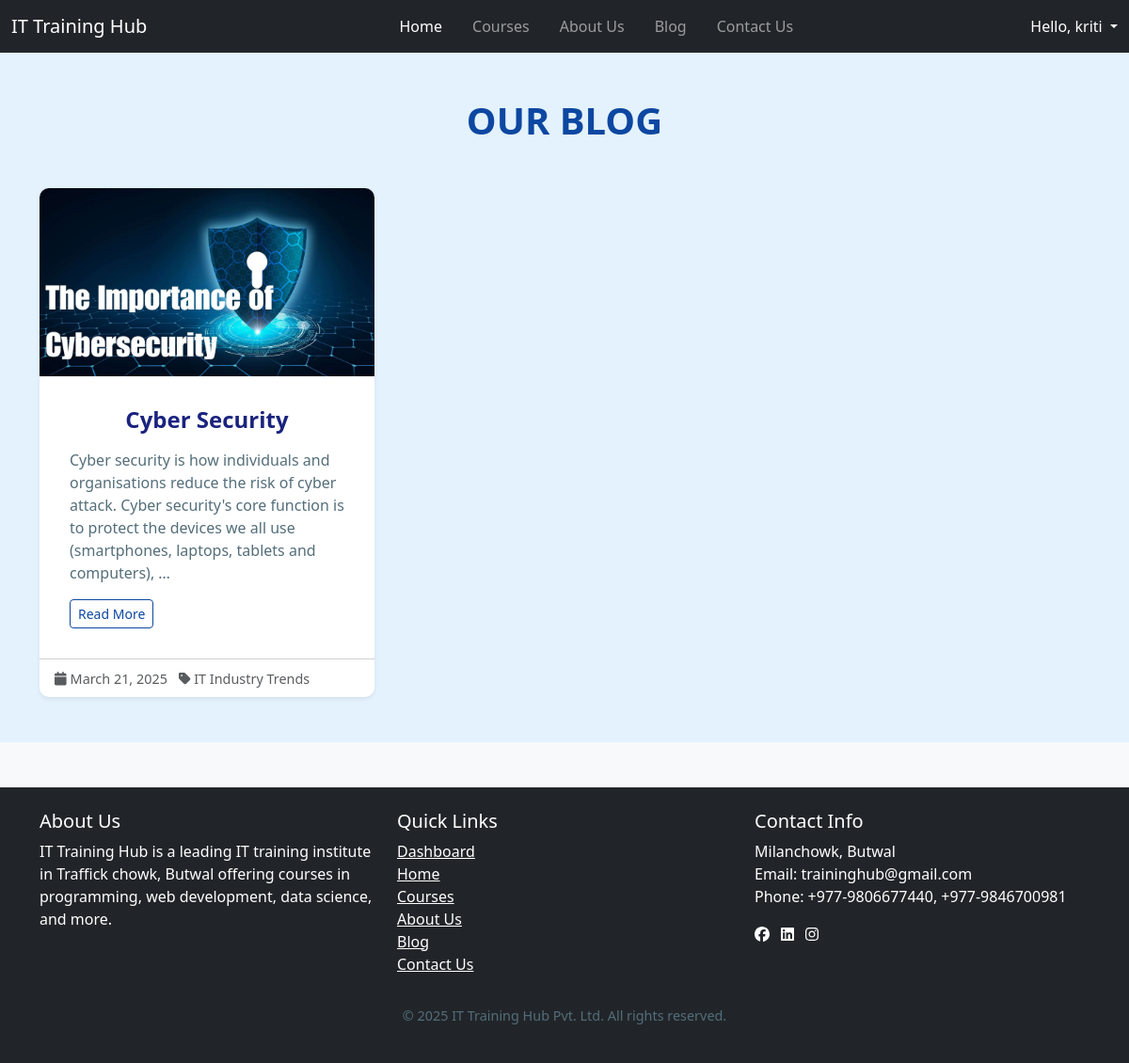
/blog/ (signed in), run on the app's committed database.
### myapp/models.py (models this page shows, shortened)
class CustomUser(AbstractUser):
    USER_TYPE = (
        ("student", "Student"),
        ("instructor", "Instructor"),
    )
    user_type = models.CharField(max_length=100, choices=USER_TYPE)
    user_profile_image = models.ImageField(upload_to="images/profile_images/")
    phone = models.CharField(max_length=15, blank=True, null=True)
    address = models.TextField(blank=True, null=True)
    bio = models.TextField(blank=True, null=True)

class Blog(models.Model):
    CATEGORY_CHOICES = [
        ('trends', 'IT Industry Trends'),
        ('learning-tips', 'Learning Tips for Programming'),
        ('career-guidance', 'Career Guidance in Tech Fields'),
    ]
    title = models.CharField(max_length=200)
    slug = models.SlugField(max_length=200, unique=True, blank=True)
    content = models.TextField()
    category = models.CharField(max_length=50, choices=CATEGORY_CHOICES)
    image = models.ImageField(upload_to='blogs/', blank=True, null=True)
    created_at = models.DateTimeField(auto_now_add=True)
    updated_at = models.DateTimeField(auto_now=True)

### myapp/views.py (the view)
# urls.py: path("blog/", blog_list,name='blog_list'),
def blog_list(request):
    blogs = Blog.objects.all()
    return render(request, 'main/blog_list.html', {'blogs': blogs, 'date':date})

### myapp/templates/main/blog_list.html (shortened to what this page needs)
{% extends 'base.html' %}
{% load static %}
{% block content %}
<section class="blog-section py-5" style="background-color: #e3f2fd;">
  <div class="container">
    <h2 class="text-center mb-5" style="color: #0d47a1; font-weight: bold; text-transform: uppercase;">Our Blog</h2>
    <div class="row row-cols-1 row-cols-md-2 row-cols-lg-3 g-4">
      {% for blog in blogs %}
      <div class="col">
        <div class="card h-100 shadow-sm">
          {% if blog.image %}
          <img src="{{ blog.image.url }}" class="card-img-top" alt="{{ blog.title }}">
          {% else %}
          <img src="{% static 'images/default-blog.jpg' %}" class="card-img-top" alt="Default Blog Image">
          {% endif %}
          <div class="card-body">
            <h5 class="card-title" style="color: #1a237e;">{{ blog.title }}</h5>
            <p class="card-text" style="color: #546e7a;">{{ blog.content|truncatewords:30 }}</p>
            <a href="{% url 'blog_detail' blog.slug %}" class="btn btn-outline-primary btn-sm">Read More</a>
          </div>
          <div class="card-footer bg-transparent">
            <small class="text-muted">
              <i class="fas fa-calendar me-1"></i>{{ blog.created_at|date:"F d, Y" }}
              <span class="ms-2"><i class="fas fa-tag me-1"></i>{{ blog.get_category_display }}</span>
            </small>
          </div>
        </div>
      </div>
      {% endfor %}
    </div>
  </div>
</section>
{% endblock content %}

### myapp/templates/base.html (shortened to what this page needs)
<!DOCTYPE html>
{% load static %}
<html lang="en">
<head>
    <link href="https://cdn.jsdelivr.net/npm/bootstrap@5.3.3/dist/css/bootstrap.min.css" rel="stylesheet"
>
    <link href="https://cdnjs.cloudflare.com/ajax/libs/font-awesome/6.0.0-beta3/css/all.min.css" rel="stylesheet">
    <link rel="stylesheet" href="//cdn.jsdelivr.net/npm/alertifyjs@1.14.0/build/css/alertify.min.css" />
    <link href="https://cdn.jsdelivr.net/npm/bootstrap-icons@1.11.3/font/bootstrap-icons.css" rel="stylesheet">
    <link rel="stylesheet" href="//cdn.jsdelivr.net/npm/alertifyjs@1.14.0/build/css/themes/default.min.css" />
    <link rel="stylesheet" href="{% static 'css/style.css' %}">
</head>
<body>
    <nav class="navbar navbar-expand-lg navbar-dark bg-dark">
        <div class="container-fluid">
            <a class="navbar-brand" href="#">IT Training Hub</a>
            <div class="collapse navbar-collapse" id="navbarNav">
                <ul class="navbar-nav mx-auto">
                    <li class="nav-item me-3">
                        <a class="nav-link active" aria-current="page" href="{% url 'home' %}">Home</a>
                    </li>
                    <li class="nav-item me-3">
                        <a class="nav-link" href="{% url 'course' %}">Courses</a>
                    </li>
                    <li class="nav-item me-3">
                        <a class="nav-link" href="{% url 'about' %}">About Us</a>
                    </li>
                    <li class="nav-item me-3">
                        <a class="nav-link" href="{% url 'blog_list' %}">Blog</a>
                    </li>
                    <li class="nav-item">
                        <a class="nav-link" href="{% url 'contact' %}">Contact Us</a>
                    </li>
                </ul>
                {% if user.is_authenticated %}
                <div class="dropdown">
                    <a class="nav-link dropdown-toggle text-white" href="#" role="button" id="profileDropdown"
                        data-bs-toggle="dropdown" aria-expanded="false">
                        Hello, {{ user.username }}
                    </a>
                </div>
                {% else %}
                <a class="nav-link text-white" href="{% url 'login' %}"><button type="submit" class="btn btn-outline-success btn-light">Login</button></a>
                {% endif %}
            </div>
        </div>
    </nav>
    {% block content %}
    {% endblock content %}
    <footer class="bg-dark text-white mt-5">
        <div class="container py-4">
            <div class="row">
                <div class="col-md-4">
                    <h5>About Us</h5>
                    <p>IT Training Hub is a leading IT training institute in Traffick chowk, Butwal offering courses in
                        programming, web development, data science, and more.</p>
                </div>
                <div class="col-md-4">
                    <h5>Quick Links</h5>
                    <ul class="list-unstyled">
                        <li>
                            {% if user.is_authenticated %}
                            <a href="{% url 'dashboard' %}" class="text-white">Dashboard</a>
                            {% else %}
                            <a href="{% url 'login' %}" class="text-white">Dashboard</a>
                            {% endif %}
                        </li>
                        <li><a href="{% url 'home' %}" class="text-white">Home</a></li>
                        <li><a href="{% url 'course' %}" class="text-white">Courses</a></li>
                        <li><a href="{% url 'about' %}" class="text-white">About Us</a></li>
                        <li><a href="{% url 'blog_list' %}" class="text-white">Blog</a></li>
                        <li><a href="{% url 'contact' %}" class="text-white">Contact Us</a></li>
                    </ul>
                </div>
                <div class="col-md-4">
                    <h5>Contact Info</h5>
                    <ul class="list-unstyled">
                        <li>Milanchowk, Butwal</li>
                        <li>Email: traininghub@gmail.com</li>
                        <li>Phone: +977-9806677440, +977-9846700981</li>
                    </ul>
                    <div class="mt-3">
                        <a href="#" class="text-white me-2"><i class="fab fa-facebook"></i></a>
                        <a href="#" class="text-white me-2"><i class="fab fa-linkedin"></i></a>
                        <a href="#" class="text-white me-2"><i class="fab fa-instagram"></i></a>
                    </div>
                </div>
            </div>
            <div class="text-center mt-3">
                <p>&copy; {{date}} IT Training Hub Pvt. Ltd. All rights reserved.</p>
            </div>
        </div>
    </footer>
</body>
</html>

### myapp/static/css/style.css (style rules this page uses)
.blog-section { padding: 60px 0; background-color: #e3f2fd; }
.blog-section h2 { font-size: 2.5rem; font-weight: bold; margin-bottom: 2rem; color: #0d47a1; text-transform: uppercase; }
.blog-section .card { border: none; border-radius: 10px; transition: transform 0.3s ease, box-shadow 0.3s ease; background-color: #ffffff; }
.blog-section .card-img-top { border-top-left-radius: 10px; border-top-right-radius: 10px; height: 200px; object-fit: cover; }
.blog-section .card-title { font-size: 1.5rem; font-weight: bold; margin-bottom: 1rem; color: #1a237e; }
.blog-section .card-text { font-size: 1rem; color: #546e7a; }
.blog-section .btn-outline-primary { border-color: #0d47a1; color: #0d47a1; }
.blog-section .text-muted { font-size: 0.9rem; color: #546e7a; }
.card { border: none; border-radius: 10px; box-shadow: 0 4px 12px rgba(0, 0, 0, 0.1); transition: transform 0.3s ease, box-shadow 0.3s ease; }
.card-body { padding: 30px; }
.card-title { font-size: 2rem; font-weight: bold; margin-bottom: 1.5rem; color: #0d47a1; text-align: center; }
.text-center p { margin-top: 1rem; font-size: 0.9rem; color: #546e7a; }
body { background-color: #f8f9fa; }
.card-body { padding: 2rem; }

### data on the page
CustomUser: username "kriti"
Blog: image (picture), title "Cyber Security", content "Cyber security is how individuals and organisations reduce the risk of cyber attack. Cyber security's core function is to protect the devices we all use (smartphones, laptops, tablets and computers), …", created_at "March 21, 2025", category "IT Industry Trends"

### other printed values
{{ date }} "2025"
